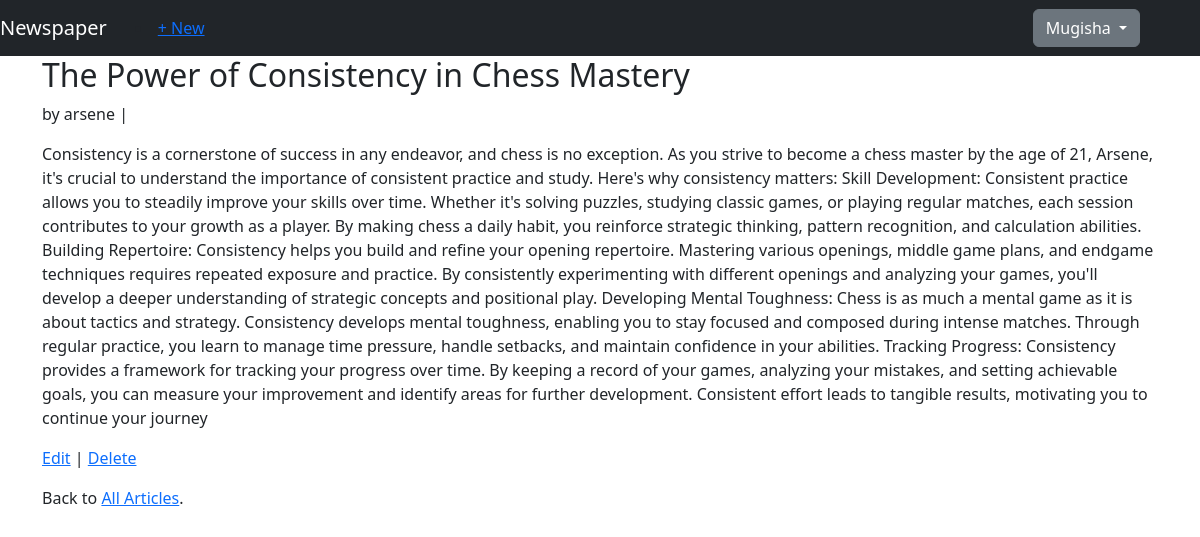
Screenshot of /articles/1/ (signed in) with the database file from the repository.
### users/models.py (models this page shows)
class CustomUser(AbstractUser):
    is_author = models.BooleanField(default=False)
    age = models.PositiveIntegerField(null=True,blank=True)
    email = models.EmailField(max_length=254,unique=True,null=False,blank=False)
    USERNAME_FIELD = 'email'
    REQUIRED_FIELDS = ['username','password']

### articles/models.py (models this page shows, shortened)
class Article(models.Model):
    title = models.CharField(max_length=100)
    body = models.TextField()
    data = models.DateField(auto_now_add=True)
    author = models.ForeignKey(get_user_model(),on_delete=models.CASCADE)

### articles/views.py (the view)
# urls.py: path('<int:pk>/',ArticleDetailsView.as_view(), name='article_details'), # new
class ArticleDetailsView(LoginRequiredMixin,DetailView):
    model = Article
    template_name = 'articles/article_details.html'
    login_url = 'login'

### templates/articles/article_details.html
{% extends 'base.html' %}
{% block content %}
<div class="article-entry">
<h2>{{ object.title }}</h2>
<p>by {{ object.author.username }} | {{ object.date }}</p>
<p>{{ object.body }}</p>
</div>
<p><a href="{% url 'article_edit' article.pk %}">Edit</a> |
<a href="{% url 'article_delete' article.pk %}">Delete</a></p>
<p>Back to <a href="{% url 'articles_list' %}">All Articles</a>.</p>
{% endblock content %}

### templates/base.html (shortened to what this page needs)
<!DOCTYPE html>
<html lang="en">
  <head>
    <link rel="stylesheet"
    href="https://cdn.jsdelivr.net/npm/bootstrap@5.3.3/dist/css/bootstrap.min.css">
  <body>
    <main>
        <nav class="navbar navbar-expand-lg bg-dark">
            <a class="navbar-brand text-white" href="{% url 'home' %}">Newspaper</a>
                 <div class="container-fluid ml-7">
                            {% if request.user.is_authenticated %}
<li class="nav-item"><a href="{% url 'article_new' %}">+ New</a></li>
                            <div class="dropdown">
                                    <button class="btn btn-secondary dropdown-toggle mx-5" type="button" data-bs-toggle="dropdown" aria-expanded="false">
                                        {{request.user.username}}
                                    </button>
                                    </div>
                        {% endif %}
                </div>
        </nav>
      <div class="container">{% block content %} {% endblock content %}</div>
    </main>
  </body>
</html>

### rows the page displays
CustomUser: user.username "Mugisha"
Article: title "The Power of Consistency in Chess Mastery", author.username "arsene", body "Consistency is a cornerstone of success in any endeavor, and chess is no exception. As you strive to become a chess master by the age of 21, Arsene, it's crucial to understand the importance of consistent practice and study. Here's why consistency matters: Skill Development: Consistent practice allows you to steadily improve your skills over time. Whether it's solving puzzles, studying classic games, or playing regular matches, each session contributes to your growth as a player. By making chess a daily habit, you reinforce strategic thinking, pattern recognition, and calculation abilities. Building Repertoire: Consistency helps you build and refine your opening repertoire. Mastering…"
